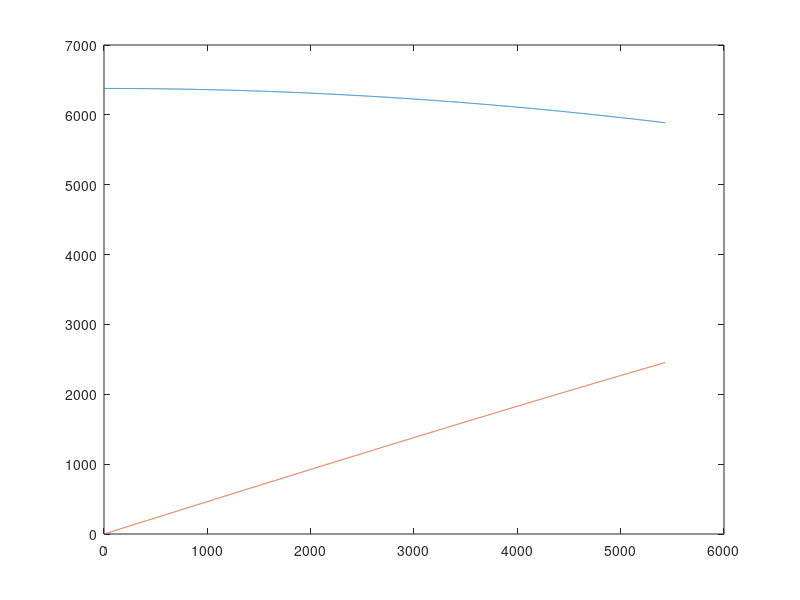

Recreate this plot in MATLAB.
clear; clc; close all;

% ASEN 5044 - Final Project - Stat OD
% Jash Bhalavat

% Data
data = load('orbitdeterm_finalproj_KFdata.mat');

% Constants
mu = 398600; % km^3/s^2
r0 = 6678; % km
x0 = r0; % km
y0 = 0; % km
xdot0 = 0; % km/s
ydot0 = r0 * sqrt(mu/r0^3); % km/s
n = 4; % state variables
m = 2; % control variables
R_E = 6378; % km, earth radius
omega_E = (2*pi)/86400; % rad/s
h = 300; % km, satellite altitude

% Satellite orbit period [sec]
P = 2*pi*sqrt((h + R_E)^3/mu);

% Let T = Orbit period [sec]
T = P;

% Ground station initial location
number_of_ground_stations = 12;
for i = 1:number_of_ground_stations
    theta_i_0(i, 1) = (i-1)*pi/6;
    X_i_0(i, 1) = R_E * cos(theta_i_0(i));
    Y_i_0(i, 1) = R_E * sin(theta_i_0(i));
end

% Store in array
theta_i = [theta_i_0];
X_i = [X_i_0];
Y_i = [Y_i_0];

% Calculate for time T. Make sure that time is in time units and not
% discrete time steps
for time = 1:T
    for i = 1:number_of_ground_stations
        X_i(i, time+1) = R_E * cos(theta_i_0(i) + omega_E*time);
        Y_i(i, time+1) = R_E * sin(theta_i_0(i) + omega_E*time);
        theta_i(i, time+1) = atan(Y_i(i, time+1)/X_i(i, time+1));
    end
end

ground_station_elevation_range_lower = theta_i - pi/2;
ground_station_elevation_range_upper = theta_i + pi/2;

time_vec = 0:T;
figure()
plot(time_vec, X_i(1,:), time_vec, Y_i(1,:))

